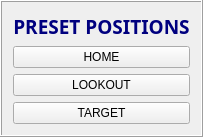
            <widget class="QFrame" name="preset_frame">
             <property name="frameShape">
              <enum>QFrame::Box</enum>
             </property>
             <property name="frameShadow">
              <enum>QFrame::Raised</enum>
             </property>
             <layout class="QGridLayout" name="gridLayout_20">
              <item row="2" column="0">
               <widget class="QPushButton" name="home_pushbutton">
                <property name="text">
                 <string>HOME</string>
                </property>
               </widget>
              </item>
              <item row="4" column="0">
               <widget class="QPushButton" name="target_pushbutton">
                <property name="text">
                 <string>TARGET</string>
                </property>
               </widget>
              </item>
              <item row="0" column="0">
               <widget class="QLabel" name="gripper_label_2">
                <property name="font">
                 <font>
                  <family>BankGothic Md BT</family>
                  <pointsize>13</pointsize>
                  <weight>75</weight>
                  <italic>false</italic>
                  <bold>true</bold>
                  <underline>false</underline>
                  <strikeout>false</strikeout>
                  <kerning>true</kerning>
                 </font>
                </property>
                <property name="text">
                 <string>&lt;html&gt;&lt;head/&gt;&lt;body&gt;&lt;p&gt;&lt;span style=&quot; font-size:14pt; color:#00007f;&quot;&gt;PRESET POSITIONS&lt;/span&gt;&lt;/p&gt;&lt;/body&gt;&lt;/html&gt;</string>
                </property>
                <property name="alignment">
                 <set>Qt::AlignHCenter|Qt::AlignTop</set>
                </property>
               </widget>
              </item>
              <item row="3" column="0">
               <widget class="QPushButton" name="lookout_pushbutton">
                <property name="text">
                 <string>LOOKOUT</string>
                </property>
               </widget>
              </item>
             </layout>
            </widget>
